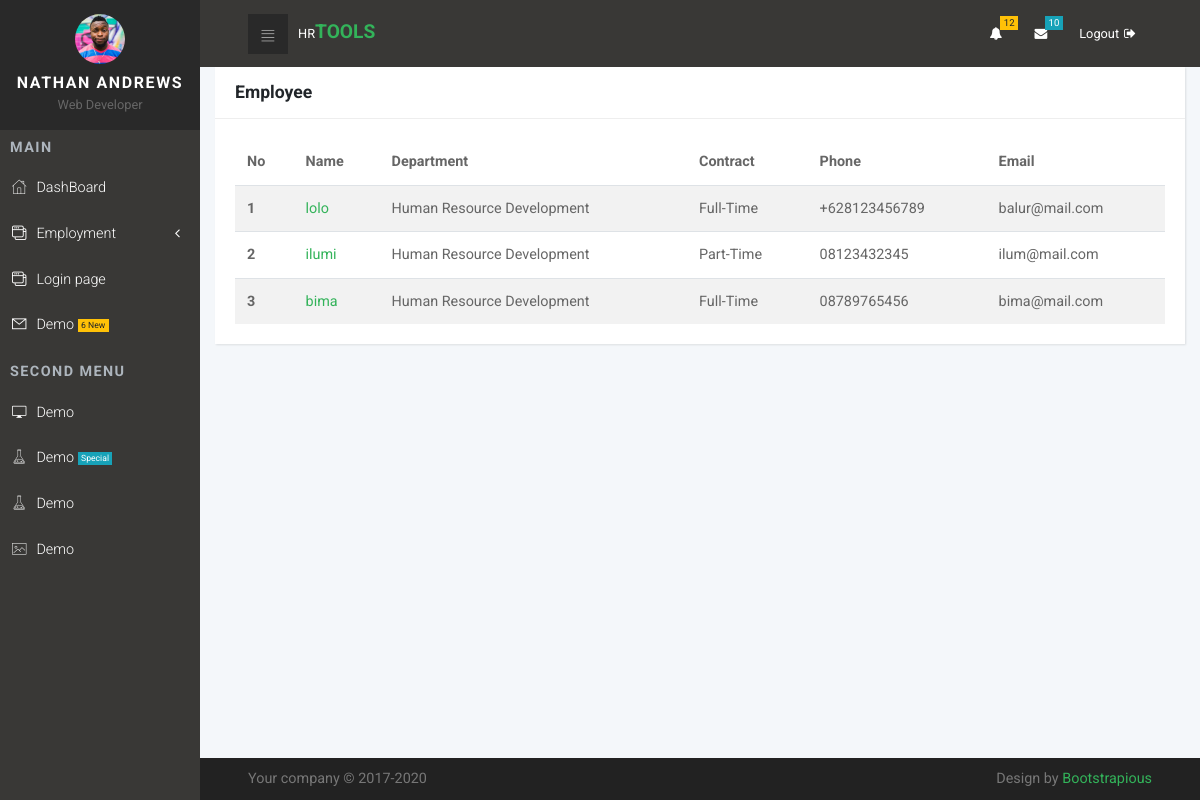
Page /list on the committed database.
### dashboard/models.py (models this page shows)
class Employee(models.Model):
    name=models.CharField(max_length=100)
    date_of_birth=models.DateField(default=date(1960,1,1))
    email=models.EmailField(max_length=100)
    phone_number=PhoneNumberField()
    address=models.TextField(max_length=500)
    department=models.ForeignKey(Department, on_delete=models.CASCADE, null=True)
    contract_type=models.ForeignKey(Contract, on_delete=models.CASCADE)
    contract_start=models.DateField()
    contract_end=models.DateField(blank=True, null=True)
    photo=models.ImageField(upload_to='photo_profil')
    description=models.TextField(max_length=1000)

class Department(models.Model):
    name=models.CharField(max_length=200)
    def __str__(self):
        return self.name

class Contract(models.Model):
    contract_type=models.CharField(max_length=100)
    def __str__(self):
        return self.contract_type

### dashboard/views.py (the view)
# urls.py: path('list', views.employeelist, name='employee_list'),
def employeelist(request):
    employees=Employee.objects.all()
    context={'employees':employees}
    return render(request,'dashboard/employees.html',context)

### dashboard/templates/dashboard/employees.html
{% extends 'dashboard/index.html'%}
{% block content%}
<div class="col-lg-12">
    <div class="card">
      <div class="card-header">
        <h4>Employee</h4>
      </div>
      <div class="card-body">
        <div class="table-responsive">
          <table class="table table-striped table-hover">
            <thead>
              <tr>
                <th>No</th>
                <th>Name</th>
                <th>Department</th>
                <th>Contract</th>
                <th>Phone</th>
                <th>Email</th>
              </tr>
            </thead>
            <tbody>
                {% for employee in employees %}
              <tr>
                <th scope="row">{{forloop.counter}}</th>
                <td><a href="{% url 'employee_detail' employee.id %}">{{employee.name}}</a></td>
                <td>{{employee.department}}</td>
                <td>{{employee.contract_type}}</td>
                <td>{{employee.phone_number}}</td>
                <td>{{employee.email}}</td>
              </tr>
                {% endfor %}
            </tbody>
          </table>
        </div>
      </div>
    </div>
  </div>
{% endblock %}

### dashboard/templates/dashboard/index.html (shortened to what this page needs)
{% load static %}
<!DOCTYPE html>
<html>
  <head>
    <link rel="stylesheet" href="{% static 'dashboard/vendor/bootstrap/css/bootstrap.min.css' %}">
    <link rel="stylesheet" href="{% static  'dashboard/vendor/font-awesome/css/font-awesome.min.css' %}">
    <link rel="stylesheet" href="{% static 'dashboard/css/fontastic.css' %}">
    <link rel="stylesheet" href="{% static 'dashboard/css/grasp_mobile_progress_circle-1.0.0.min.css' %}">
    <link rel="stylesheet" href="{% static 'dashboard/vendor/malihu-custom-scrollbar-plugin/jquery.mCustomScrollbar.css' %}">
    <link rel="stylesheet" href="{% static 'dashboard/css/style.default.css' %}" id="theme-stylesheet">
    <link rel="stylesheet" href="{% static 'dashboard/css/custom.css' %}">
  </head>
  <body>
    <nav class="side-navbar">
      <div class="side-navbar-wrapper">
        <div class="sidenav-header d-flex align-items-center justify-content-center">
          <div class="sidenav-header-inner text-center"><img src="img/avatar-7.jpg" alt="person" class="img-fluid rounded-circle">
            <h2 class="h5">Nathan Andrews</h2><span>Web Developer</span>
          </div>
        </div>
        <div class="main-menu">
          <h5 class="sidenav-heading">Main</h5>
          <ul id="side-main-menu" class="side-menu list-unstyled">
            <li><a href="{% url 'dashboard' %}"> <i class="icon-home"></i>DashBoard                             </a></li>
            <li><a href="#exampledropdownDropdown" aria-expanded="false" data-toggle="collapse"> <i class="icon-interface-windows"></i>Employment </a>
            </li>
            <li><a href="login.html"> <i class="icon-interface-windows"></i>Login page                             </a></li>
            <li> <a href="#"> <i class="icon-mail"></i>Demo
                <div class="badge badge-warning">6 New</div></a></li>
          </ul>
        </div>
        <div class="admin-menu">
          <h5 class="sidenav-heading">Second menu</h5>
          <ul id="side-admin-menu" class="side-menu list-unstyled">
            <li> <a href="#"> <i class="icon-screen"> </i>Demo</a></li>
            <li> <a href="#"> <i class="icon-flask"> </i>Demo
                <div class="badge badge-info">Special</div></a></li>
            <li> <a href=""> <i class="icon-flask"> </i>Demo</a></li>
            <li> <a href=""> <i class="icon-picture"> </i>Demo</a></li>
          </ul>
        </div>
      </div>
    </nav>
    <div class="page">
      <header class="header">
        <nav class="navbar">
          <div class="container-fluid">
            <div class="navbar-holder d-flex align-items-center justify-content-between">
              <div class="navbar-header"><a id="toggle-btn" href="#" class="menu-btn"><i class="icon-bars"> </i></a><a href="{% url 'dashboard' %}" class="navbar-brand">
                  <div class="brand-text d-none d-md-inline-block"><span>HR  </span><strong class="text-primary">Tools</strong></div></a></div>
              <ul class="nav-menu list-unstyled d-flex flex-md-row align-items-md-center">
                <li class="nav-item dropdown"> <a id="notifications" rel="nofollow" data-target="#" href="#" data-toggle="dropdown" aria-haspopup="true" aria-expanded="false" class="nav-link"><i class="fa fa-bell"></i><span class="badge badge-warning">12</span></a>
                </li>
                <li class="nav-item dropdown"> <a id="messages" rel="nofollow" data-target="#" href="#" data-toggle="dropdown" aria-haspopup="true" aria-expanded="false" class="nav-link"><i class="fa fa-envelope"></i><span class="badge badge-info">10</span></a>
                </li>
                <li class="nav-item"><a href="login.html" class="nav-link logout"> <span class="d-none d-sm-inline-block">Logout</span><i class="fa fa-sign-out"></i></a></li>
              </ul>
            </div>
          </div>
        </nav>
      </header>
      {% block content%}
      {% endblock %}
      <footer class="main-footer">
        <div class="container-fluid">
          <div class="row">
            <div class="col-sm-6">
              <p>Your company &copy; 2017-2020</p>
            </div>
            <div class="col-sm-6 text-right">
              <p>Design by <a href="https://bootstrapious.com/p/bootstrap-4-dashboard" class="external">Bootstrapious</a></p>
            </div>
          </div>
        </div>
      </footer>
    </div>
  </body>
</html>

### rows in the picture
Employee: name "lolo", department "Human Resource Development", contract_type "Full-Time", phone_number "+628123456789", email "balur@mail.com"
Employee: name "ilumi", department "Human Resource Development", contract_type "Part-Time", phone_number "08123432345", email "ilum@mail.com"
Employee: name "bima", department "Human Resource Development", contract_type "Full-Time", phone_number "08789765456", email "bima@mail.com"
